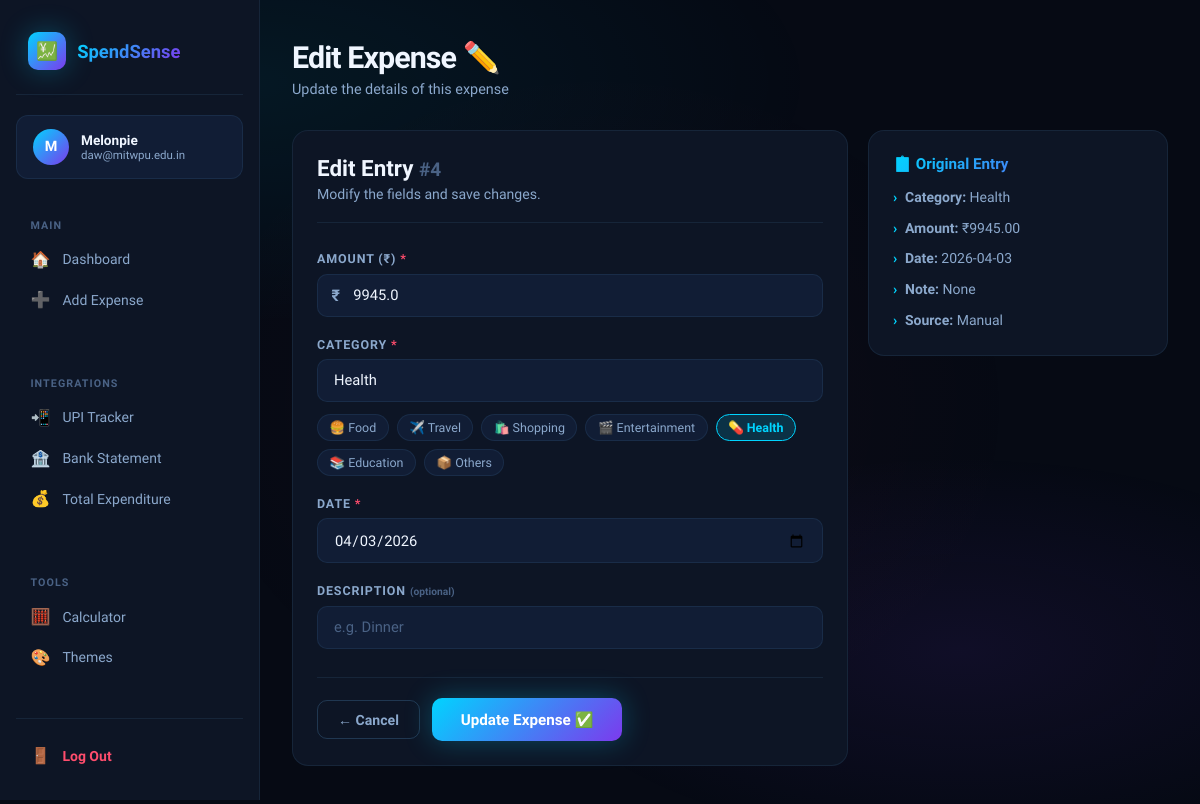
/edit/4 (signed in), run on the app's committed database.
### tables this page shows
CREATE TABLE expenses (
        id INTEGER PRIMARY KEY AUTOINCREMENT,
        user_id INTEGER NOT NULL REFERENCES users(id) ON DELETE CASCADE,
        amount REAL NOT NULL,
        category TEXT NOT NULL,
        description TEXT,
        source TEXT DEFAULT 'manual',
        date TEXT NOT NULL,
        created_at TIMESTAMP DEFAULT CURRENT_TIMESTAMP);

### app.py (the view, shortened to what this page needs)
@app.route("/edit/<int:expense_id>", methods=["GET","POST"])
def edit_expense(expense_id):
    uid = require_login()
    if not uid: return redirect(url_for("login"))
    conn = get_db()
    expense = conn.execute("SELECT * FROM expenses WHERE id=? AND user_id=?", (expense_id,uid)).fetchone()
    if not expense:
        conn.close(); flash("Expense not found.","error"); return redirect(url_for("dashboard"))
    conn.close()
    return render_template("edit.html", expense=expense, categories=CATEGORIES)

### app.py (called while the page is built)
def get_db():
    conn = sqlite3.connect(DB_PATH)
    conn.row_factory = sqlite3.Row
    conn.execute("PRAGMA foreign_keys = ON")
    return conn

def require_login():
    return session.get("user_id")

### templates/edit.html (shortened to what this page needs)
{% extends "base.html" %}
{% block content %}
<div class="page-header">
  <div><h1 class="page-title">Edit Expense ✏️</h1><p class="page-sub">Update the details of this expense</p></div>
</div>
<div class="form-page">
  <div class="card">
    <div class="form-card-header"><h2>Edit Entry <span style="color:var(--t3);font-size:.85em">#{{ expense.id }}</span></h2><p>Modify the fields and save changes.</p></div>
    <form method="POST" action="/edit/{{ expense.id }}" novalidate>
      <div class="form-group">
        <label class="form-label">Amount (₹) <span class="req">*</span></label>
        <div class="prefix-wrap"><span class="input-prefix">₹</span>
        <input type="number" name="amount" class="form-input" placeholder="0.00" min="0.01" step="0.01"
               value="{{ expense.amount }}" required></div>
      </div>
      <div class="form-group">
        <label class="form-label">Category <span class="req">*</span></label>
        <select name="category" id="catSelect" class="form-input" required onchange="syncPills(this.value)">
          {% for cat in categories %}
            <option value="{{ cat }}" {{ "selected" if expense.category==cat }}>{{ cat }}</option>
          {% endfor %}
        </select>
        <div class="cat-pills" id="catPills">
          {% set icons = {"Food":"🍔","Travel":"✈️","Shopping":"🛍️","Entertainment":"🎬","Health":"💊","Education":"📚","Others":"📦"} %}
          {% for cat in categories %}
            <button type="button" class="cat-pill {{ 'active' if expense.category==cat }}"
                    onclick="pillPick('{{ cat }}')">{{ icons.get(cat,'📦') }} {{ cat }}</button>
          {% endfor %}
        </div>
      </div>
      <div class="form-group">
        <label class="form-label">Date <span class="req">*</span></label>
        <input type="date" name="date" class="form-input" value="{{ expense.date }}" required>
      </div>
      <div class="form-group">
        <label class="form-label">Description <span class="opt">(optional)</span></label>
        <input type="text" name="description" class="form-input" placeholder="e.g. Dinner"
               value="{{ expense.description or '' }}" maxlength="200">
      </div>
      <div class="form-actions">
        <a href="/" class="btn-outline">← Cancel</a>
        <button type="submit" class="btn lg">Update Expense ✅</button>
      </div>
    </form>
  </div>
  <div class="card tips-card">
    <h4>📋 Original Entry</h4>
    <ul>
      <li><strong>Category:</strong> {{ expense.category }}</li>
      <li><strong>Amount:</strong> ₹{{ "%.2f"|format(expense.amount) }}</li>
      <li><strong>Date:</strong> {{ expense.date }}</li>
      <li><strong>Note:</strong> {{ expense.description or "None" }}</li>
      <li><strong>Source:</strong> {{ "UPI" if expense.source=="upi" else "Manual" }}</li>
    </ul>
  </div>
</div>
{% endblock %}

### data on the page
expenses: id "4", amount "9945.0", date "04/03/2026", category "Health", amount "9945.00", date "2026-04-03", description "None", source "Manual"

### other printed values
{{ session.user_name[0].upper() }} "M"
{{ session.user_name }} "Melonpie"
{{ session.user_email }} "daw@mitwpu.edu.in"
{{ icons.get(cat,'📦') }} "🍔" "✈️" "🛍️" "🎬" "💊" "📚" "📦"
{{ cat }} "Food" "Travel" "Shopping" "Entertainment" "Health" "Education" "Others"
form field category "Health"
